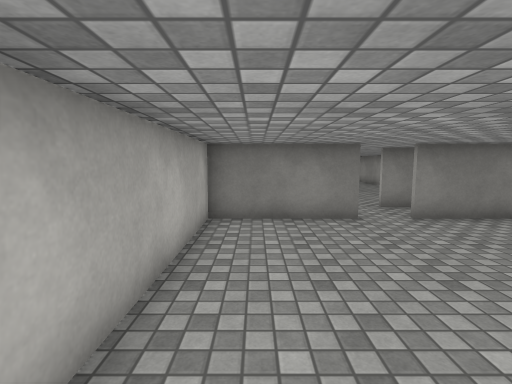
[1] (above)

21 first-person views from a walk through a Unity game level. The camera is 1.5 m above the floor, tilts 6° down and sees 85° across. The floor is counted in squares, 1 m on a side. Each view is taken from the middle of a square. On the plan, view 1 faces up. The plan holds only what a view shows up to about 14 squares ahead; the rest is blank. The place goes on beyond the plan. The player is left out. Surface patterns are stand-ins for the level's own textures.

[2]
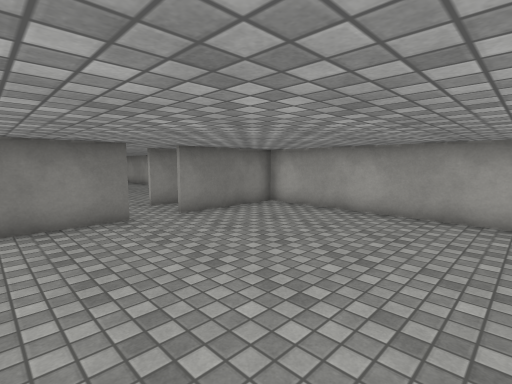

[3]
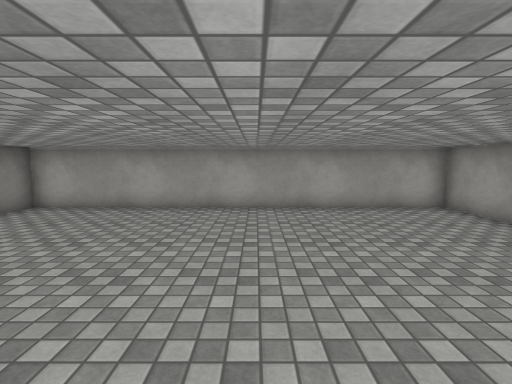

[4]
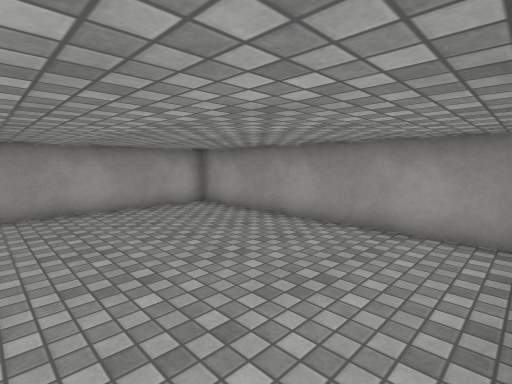

[5]
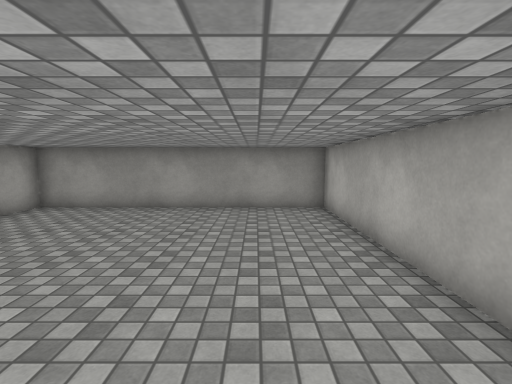

[6]
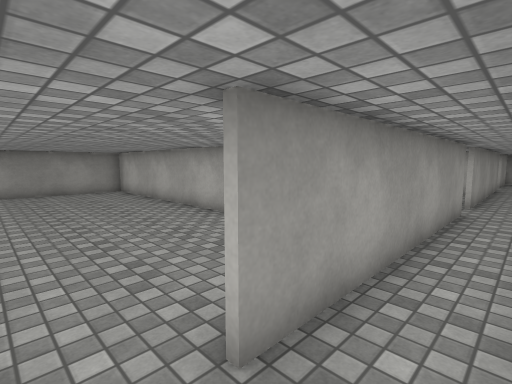

[7]
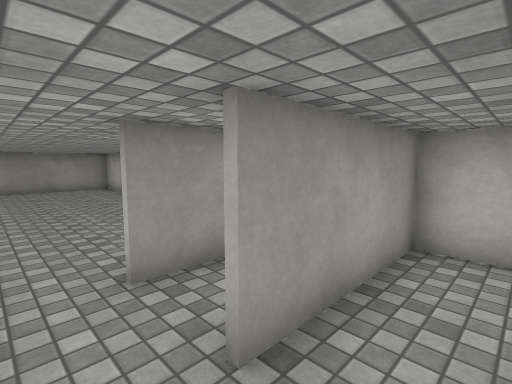

[8]
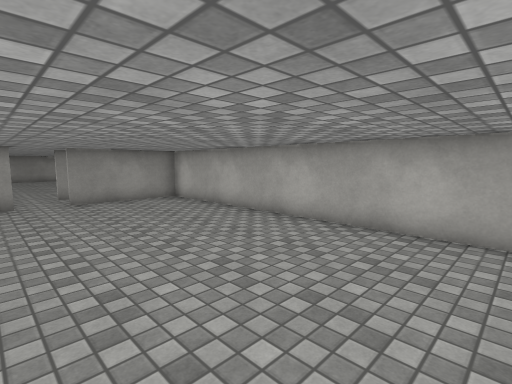

[9]
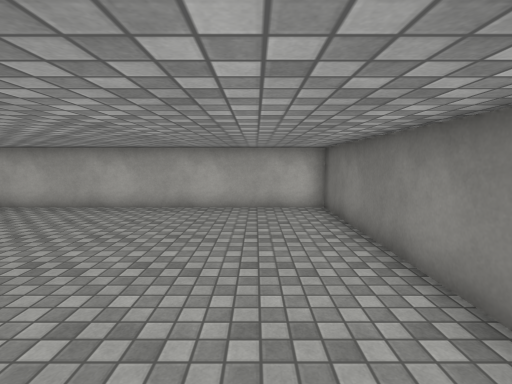

[10]
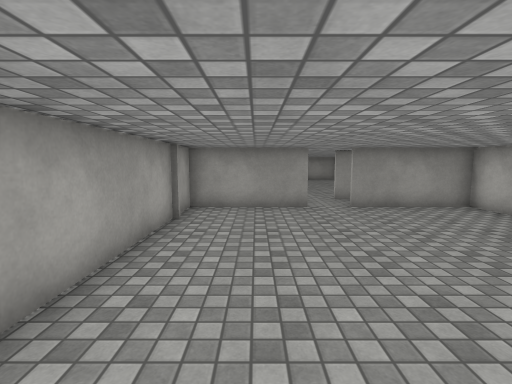

[11]
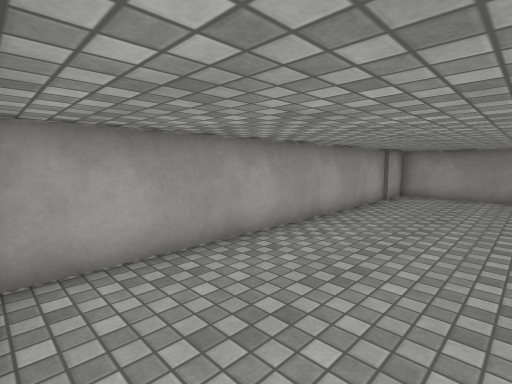

[12]
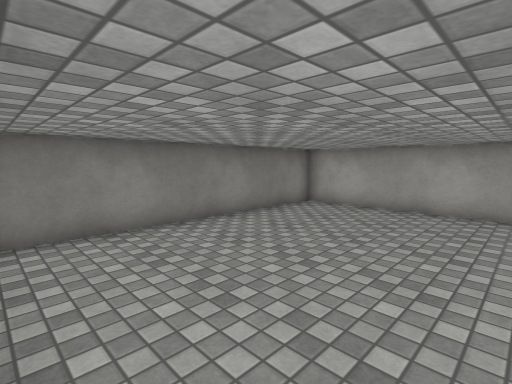

[13]
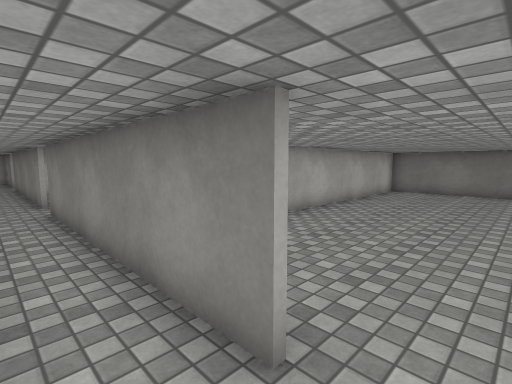

[14]
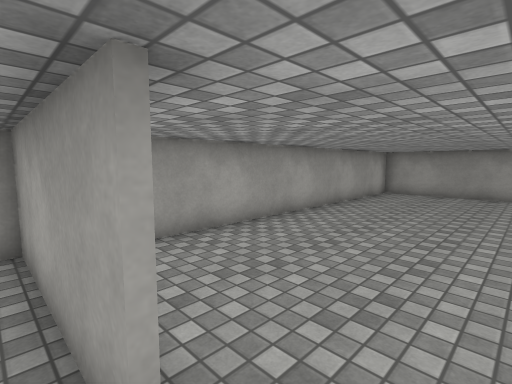

[15]
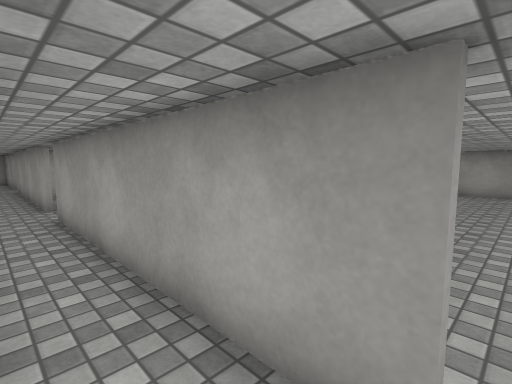

[16]
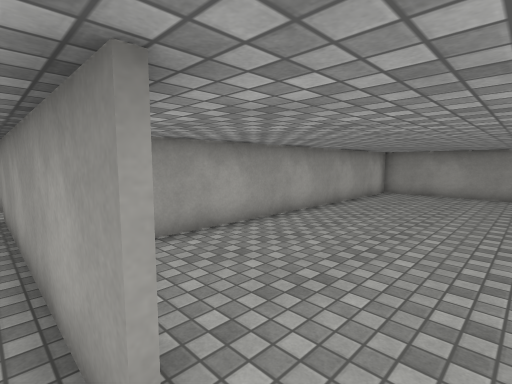

[17]
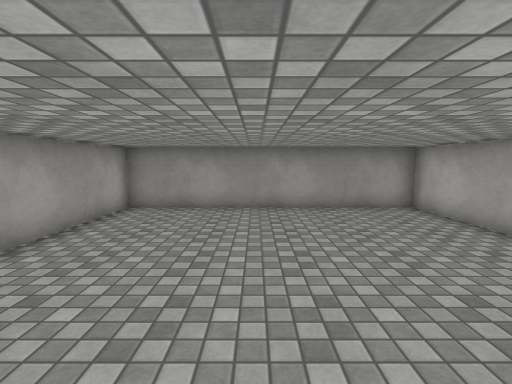

[18]
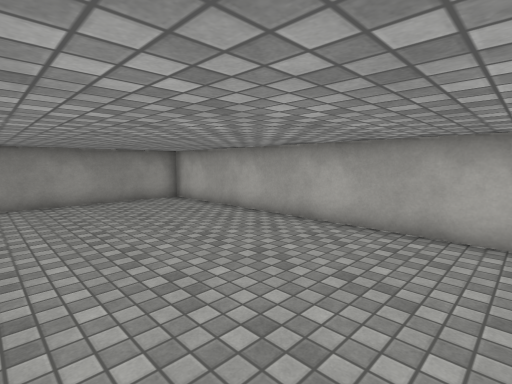

[19]
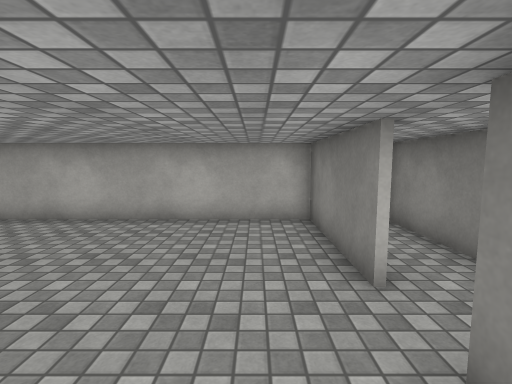

[20]
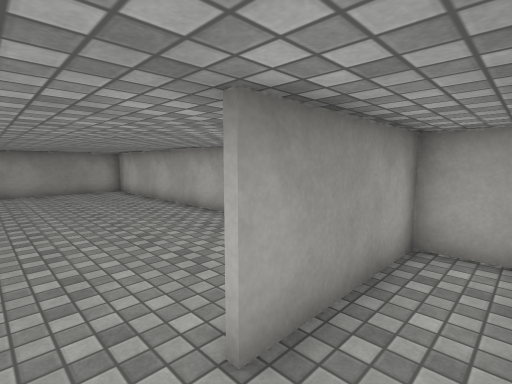

[21]
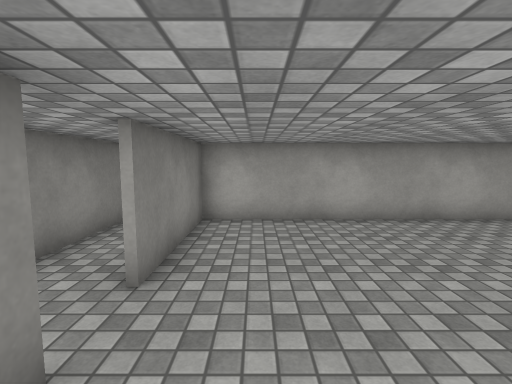

### Floor plan
Ten units are one square. View 1 is at (0, 0); x grows to the right and y downward. Boxes are objects, and circles mark ways between rooms. Rooms are numbered by the first view taken in them; rooms with no view inside come last. Other rooms are left out.
<svg viewBox="-219 -238 312 306">
<path fill="none" stroke="#000" d="M29 -74 -13 -74 -13 63 82 63 82 -74 42 -74M-59 -76 28 -76M-72 -94 -149 -94M-159 -76 -72 -76M29 -94 -58 -94M41 -76 88 -76M-181 -94 -211 -94M54 -94 42 -94M-213 -89 -213 -69M-214 -76 -172 -76M41 -96 82 -96 82 -110M82 -115 82 -233 -13 -233 -13 -96 28 -96M-172 -74 -214 -74M-213 -69 -213 63 -117 63 -117 -74 -158 -74"/>
<circle cx="35" cy="-70" r="3" fill="#2a7"/>
<circle cx="35" cy="-90" r="3" fill="#2a7"/>
<circle cx="-165" cy="-70" r="3" fill="#2a7"/>
<text x="30" y="0">1</text>
<text x="-70" y="-80">2</text>
<text x="30" y="-170">3</text>
<text x="-170" y="0">4</text>
</svg>
Room 1 opens to room 2. Room 2 opens to room 3. Room 2 opens to room 4.

Where each view was taken, in squares from view 1:
view 1: 0 up, 0 right, facing up
view 2: 0 up, 0 right, facing up-right
view 3: 0 up, 1 left, facing right
view 4: 0 up, 1 left, facing down-right
view 5: 3 up, 1 right, facing down
view 6: 9 up, 4 right, facing down-left
view 7: 11 up, 4 right, facing down-left
view 8: 21 up, 5 right, facing down-left
view 9: 21 up, 8 right, facing left
view 10: 19 up, 6 right, facing down
view 11: 23 up, 4 right, facing down-right
view 12: 17 up, 1 left, facing up-right
view 13: 8 up, 4 right, facing up-left
view 14: 8 up, 3 right, facing down-right
view 15: 9 up, 16 left, facing down-right
view 16: 8 up, 17 left, facing down-right
view 17: 3 up, 16 left, facing down
view 18: 5 up, 15 left, facing down-left
view 19: 6 up, 14 left, facing left
view 20: 9 up, 16 left, facing down-left
view 21: 6 up, 19 left, facing right
